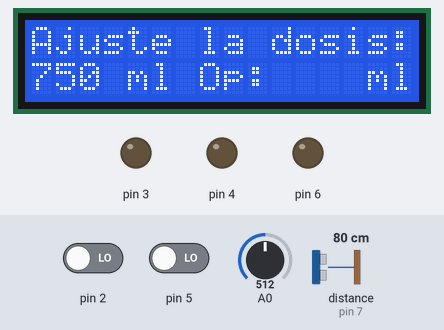
This sketch was run on a simulated Arduino Uno, built with avr-gcc and run on an emulated ATmega328P. On the bench: 16×2 character LCD, output pins drawn as LEDs (lit = HIGH). Inputs (shaded band) come from the test bench; at power-on: pin 2 LOW, distance to the obstacle (sensor on pin 7) 80 cm, A0 = 512, pin 5 LOW. The echo pulse lasts 58.3 µs per cm; what the sketch prints to the serial monitor is not drawn.

Above: at 1.2 s.
1.3 s: pin 2 driven HIGH
At 2.3 s:
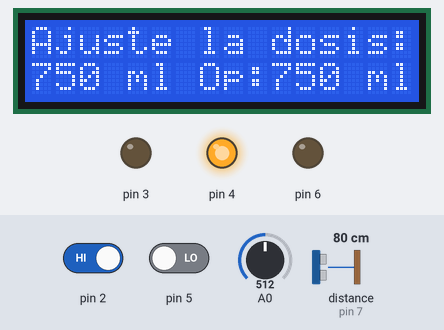
2.8 s: distance to the obstacle (sensor on pin 7) set to 9 cm
4.3 s: distance to the obstacle (sensor on pin 7) set to 6 cm
At 5.4 s:
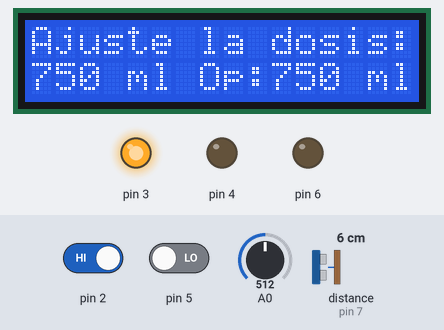
5.8 s: A0 set to 306
At 6.7 s:
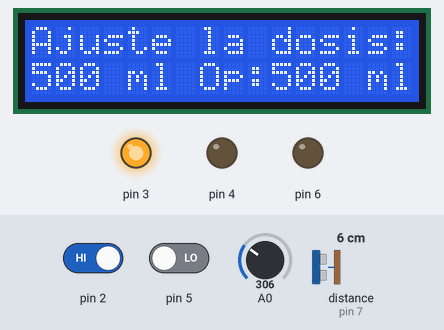
7.3 s: pin 5 driven HIGH
At 7.7 s:
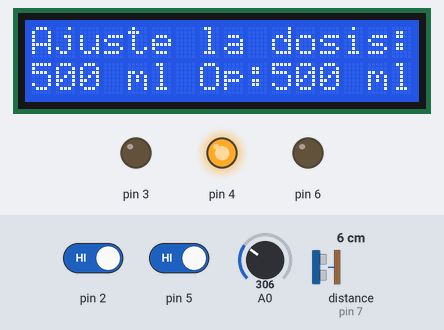
Timing chart, 0 to 9.8 s (numbered marks = the images above; inputs shaded):
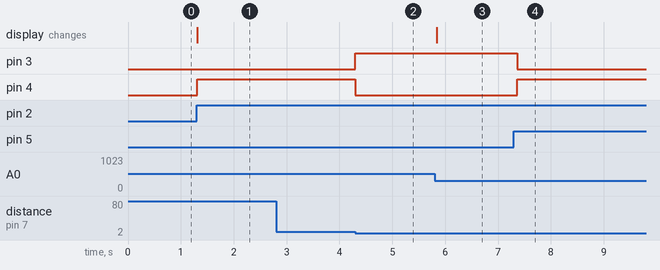

The sketch:

dosificador_liquidos.ino
```cpp
long pote;

long pote_anterior;

float dec;

float dec2;

#include <Wire.h>
#include <LiquidCrystal_I2C.h>

LiquidCrystal_I2C lcd_0x27(0x27, 16, 2);

//sensor de ultrasonido
long u_tiempo(int trigger_pin, int echo_pin) {
    digitalWrite(trigger_pin, LOW);
    delayMicroseconds(2);
    digitalWrite(trigger_pin, HIGH);
    delayMicroseconds(10);
    digitalWrite(trigger_pin, LOW);
    long microseconds = pulseIn(echo_pin ,HIGH);
    return microseconds;
}

long u_distancia(int trigger_pin, int echo_pin) {
    long microseconds = u_tiempo(trigger_pin, echo_pin);
    long u_distancia;
    u_distancia = microseconds/29/2;
    if (u_distancia == 0){
        u_distancia = 999;
    }
    return u_distancia;
}

void setup()
{
  pote=0;

  pote_anterior=0;

  dec=-1;

  dec2=100;


  lcd_0x27.init();
  lcd_0x27.backlight();


    lcd_0x27.setCursor(0, 0);
    lcd_0x27.print("Ajuste la dosis:");

    lcd_0x27.setCursor(0, 1);
    lcd_0x27.print("0");

    lcd_0x27.setCursor(4, 1);
    lcd_0x27.print("ml");

    lcd_0x27.setCursor(7, 1);
    lcd_0x27.print("Op:");

    lcd_0x27.setCursor(14, 1);
    lcd_0x27.print("ml");

  pinMode(A0,INPUT);

  pinMode(2,INPUT);

  pinMode(5,INPUT);

  Serial.begin(9600);
  Serial.begin(9600);

  pinMode( 7 , INPUT );

  pinMode( 6 , OUTPUT );

  pinMode(3,OUTPUT);

  pinMode(4,OUTPUT);

}


void loop()
{


        pote = map(analogRead(A0),0,1023,1,5);
    pote = pote * 250;
    if (pote != pote_anterior) {
      pote_anterior = pote;

        lcd_0x27.setCursor(0, 1);
        lcd_0x27.print(pote);
      if (pote < 1000) {

          lcd_0x27.setCursor(3, 1);
          lcd_0x27.print(" ");

      }

    }
    if (digitalRead(2) == 1) {

        lcd_0x27.setCursor(10, 1);
        lcd_0x27.print(pote);
      if (pote < 1000) {

          lcd_0x27.setCursor(13, 1);
          lcd_0x27.print(" ");

      }
      if (digitalRead(5) == 0) {
        Serial.println("Carga con Ultrasonico");
        Serial.print("Distancia a alcanzar: ");
        Serial.println(((dec / dec2) * pote + 15));
        while (u_distancia(6,7) >= (dec / dec2) * pote + 15) {
          digitalWrite(3,LOW);
          digitalWrite(4,HIGH);
         }
        Serial.println("Carga Finalizada");
        digitalWrite(4,LOW);
        digitalWrite(3,HIGH);

      } else {
        Serial.println("Carga por tiempo");
        Serial.print("Tiempo de bomba:");
        Serial.println((String(pote * 30) + String("ms")));
        digitalWrite(3,LOW);
        digitalWrite(4,HIGH);
        Serial.println((String("Cargando por:") + String(pote * 30) + String("ms")));
        delay(pote * 30);
        digitalWrite(3,HIGH);
        digitalWrite(4,LOW);
        Serial.println("Carga Finalizada");

      }
      delay(500);

    }


}
```

Measured:
- the behaviour switches between 8 and 7 cm on distance to the obstacle (sensor on pin 7) (found by bisection; images 1 and 2)
- after the input at 1.3 s, pin 4: LOW → HIGH at once; the display: changes at once (image 1)
- after the input at 2.8 s, every drawn part: stays the same
- after the input at 4.3 s, pin 3: LOW → HIGH at once; pin 4: HIGH → LOW at once
- after the input at 5.8 s, the display: changes at once (image 3)
- after the input at 7.3 s, pin 3: HIGH → LOW after 0.07 s; pin 4: LOW → HIGH after 0.07 s
